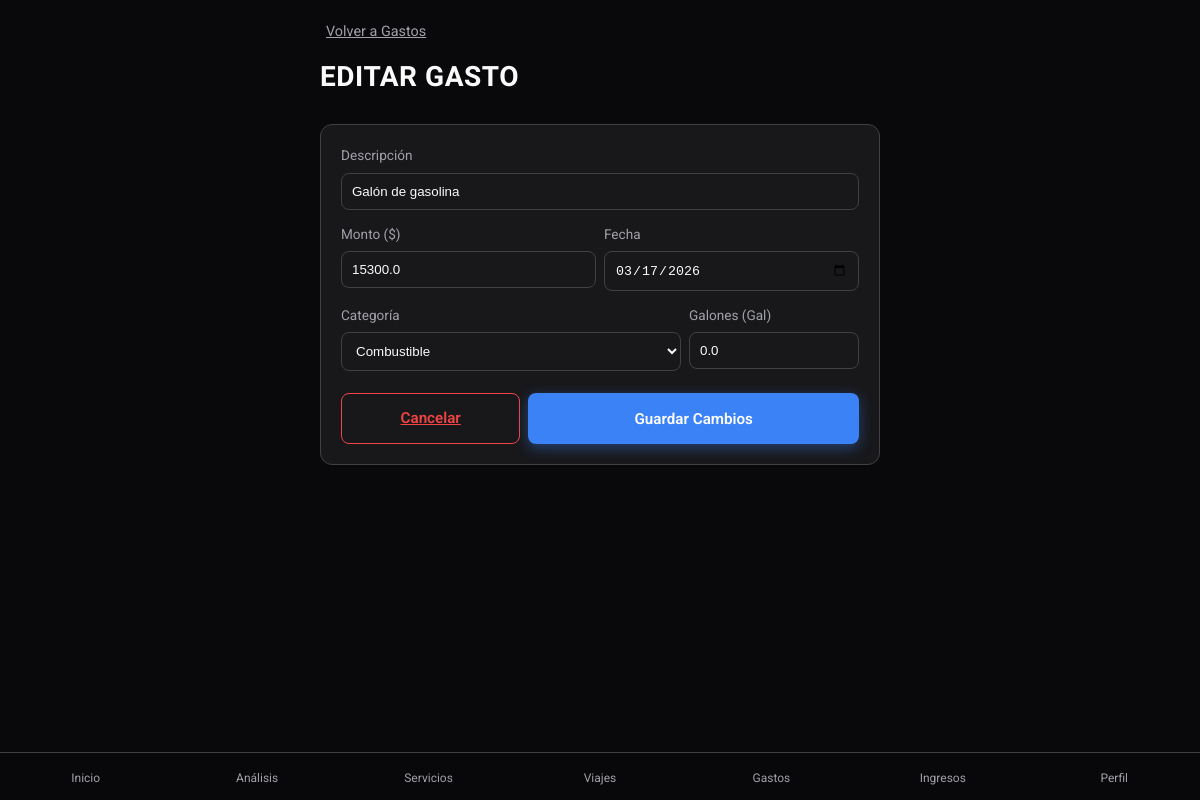
The page /expenses/edit/609ee0a7-0c6b-4260-95a3-461b736e084a on the database as committed earlier.
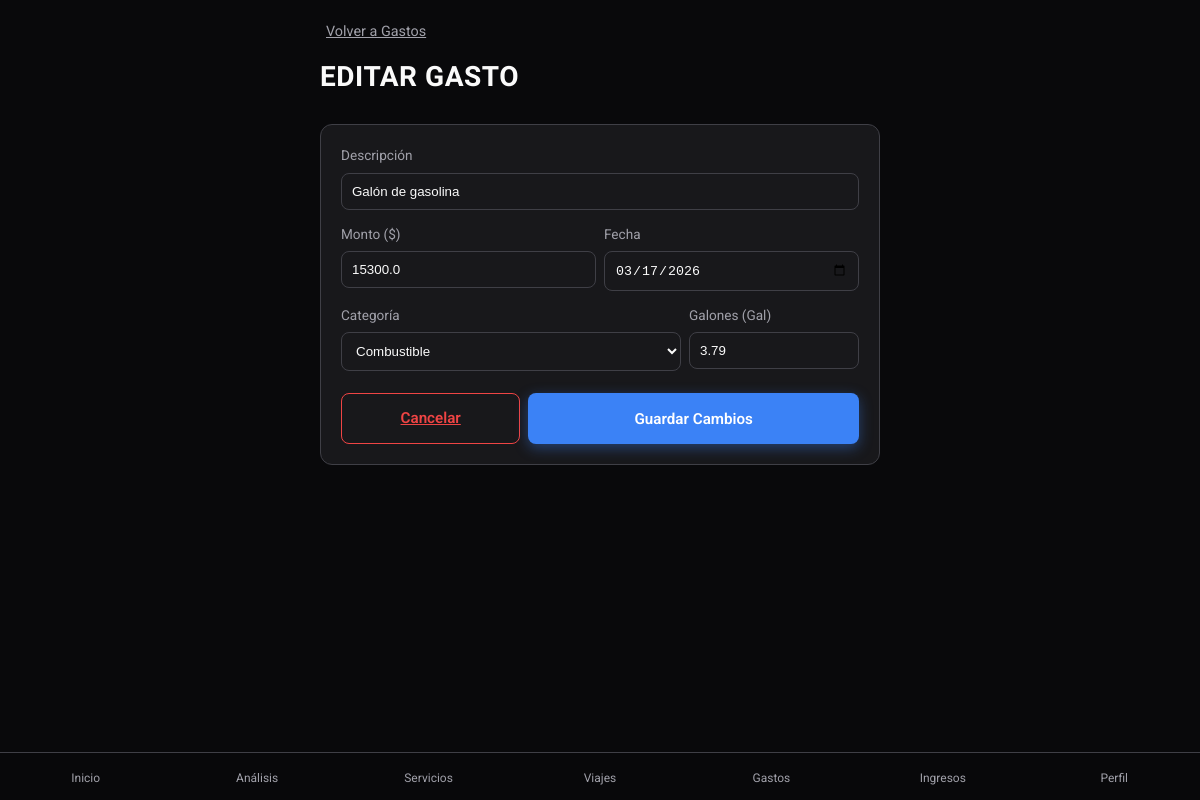
The same page on the database as committed later.
### tables this page shows
CREATE TABLE expenses (
                id TEXT PRIMARY KEY,
                motorcycle_id TEXT NOT NULL,
                amount REAL NOT NULL,
                category TEXT NOT NULL,
                date TEXT NOT NULL,
                description TEXT, liters REAL DEFAULT 0.0,
                FOREIGN KEY (motorcycle_id) REFERENCES motorcycles (id)
            );

### app.py (the view)
    @app.route("/expenses/edit/<expense_id>", methods=["GET", "POST"])
    def edit_expense(expense_id):
        from expenses.services import expense_service
        from flask import request, redirect, url_for
        expense = expense_service.get_by_id(expense_id)
        if not expense:
            return redirect(url_for("expenses_view"))
        if request.method == "POST":
            expense_service.update_by_id(expense_id, request.form)
            return redirect(url_for("expenses_view"))
        return render_template("edit_expense.html", expense=expense)

### expenses/services.py (called while the page is built)
    def get_by_id(self, expense_id: str):
        conn = get_db_connection()
        try:
            cursor = conn.cursor()
            cursor.execute("SELECT * FROM expenses WHERE id = ?", (expense_id,))
            row = cursor.fetchone()
            if row:
                from .models import Expense
                expense = Expense(
                    motorcycle_id=row["motorcycle_id"],
                    amount=row["amount"],
                    category=row["category"],
                    date=row["date"],
                    description=row["description"],
                    liters=row["liters"] if "liters" in row.keys() else 0.0,
                )
                expense.id = row["id"]
                return expense
        finally:
            conn.close()
        return None

### infrastructure/db.py (called while the page is built)
def get_db_connection():
    conn = sqlite3.connect(DB_PATH)
    conn.row_factory = sqlite3.Row  # Permite acceder a las columnas por nombre
    return conn

### templates/edit_expense.html (shortened to what the changed rows need)
{% extends "base.html" %} {% block title %}Editar Gasto | MotoLog{% endblock %}
{% block content %}
<header class="fade-in" style="animation-delay: 0.1s">
  <h1 class="page-title">Editar Gasto</h1>
</header>
<section class="fade-in" style="animation-delay: 0.2s">
  <div class="card" style="padding: 20px">
    <form
      action="{{ url_for('edit_expense', expense_id=expense.id) }}"
      method="POST"
      style="display: flex; flex-direction: column; gap: 14px"
    >
      <div>
        <label
          style="
            font-size: 0.85rem;
            color: var(--text-secondary);
            margin-bottom: 6px;
            display: block;
          "
          >Descripción</label
        >
        <input
          type="text"
          name="description"
          value="{{ expense.description }}"
          required
          style="
            width: 100%;
            box-sizing: border-box;
            padding: 10px;
            border-radius: 8px;
            border: 1px solid var(--border-color);
            background: var(--bg-primary);
            color: var(--text-primary);
          "
        />
      </div>
      <div style="display: flex; gap: 8px">
        <div style="flex: 1">
          <label
            style="
              font-size: 0.85rem;
              color: var(--text-secondary);
              margin-bottom: 6px;
              display: block;
            "
            >Monto ($)</label
          >
          <input
            type="number"
            step="0.01"
            name="amount"
            value="{{ expense.amount }}"
            required
            style="
              width: 100%;
              box-sizing: border-box;
              padding: 10px;
              border-radius: 8px;
              border: 1px solid var(--border-color);
              background: var(--bg-primary);
              color: var(--text-primary);
            "
          />
        </div>
        <div style="flex: 1">
          <label
            style="
              font-size: 0.85rem;
              color: var(--text-secondary);
              margin-bottom: 6px;
              display: block;
            "
            >Fecha</label
          >
          <input
            type="date"
            name="date"
            value="{{ expense.date }}"
            required
            style="
              width: 100%;
              box-sizing: border-box;
              padding: 10px;
              border-radius: 8px;
              border: 1px solid var(--border-color);
              background: var(--bg-primary);
              color: var(--text-primary);
            "
          />
        </div>
      </div>
      <div style="display: flex; gap: 8px">
        <div style="flex: 2">
          <label style="font-size: 0.85rem; color: var(--text-secondary); margin-bottom: 6px; display: block;">Categoría</label>
          <select
            id="expenseCategoryEdit"
            name="category"
            onchange="toggleLitersEdit()"
            style="
              width: 100%;
              box-sizing: border-box;
              padding: 10px;
              border-radius: 8px;
              border: 1px solid var(--border-color);
              background: var(--bg-primary);
              color: var(--text-primary);
            "
          >
            <option value="Combustible" {% if expense.category == "Combustible" %}selected{% endif %}>Combustible</option>
          </select>
        </div>
        <div id="litersContainer" style="flex: 1; display: none;">
          <label style="font-size: 0.85rem; color: var(--text-secondary); margin-bottom: 6px; display: block;">Galones (Gal)</label>
          <input
            type="number"
            step="0.01"
            name="liters"
            value="{{ expense.liters }}"
            style="
              width: 100%;
              box-sizing: border-box;
              padding: 10px;
              border-radius: 8px;
              border: 1px solid var(--border-color);
              background: var(--bg-primary);
              color: var(--text-primary);
            "
          />
        </div>
      </div>
    </form>
  </div>
</section>
{% endblock %}

Rows that differ between the two databases and show on the page:
changed expenses "Galón de gasolina": liters "0.0" → "3.79"
